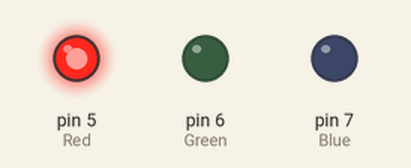
A sketch run on a simulated Arduino Uno, built with avr-gcc and run on an emulated ATmega328P. Shown: output pins drawn as LEDs (lit = HIGH).

Above: at 0.1 s.
At 3.6 s:
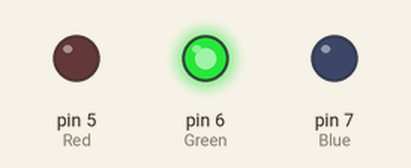
At 5.6 s:
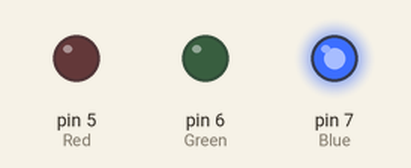
At 7.6 s:
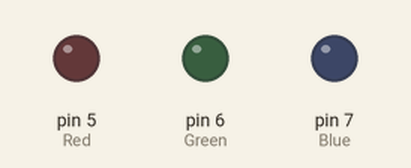
Timing chart, 0 to 9.1 s (numbered marks = the images above):
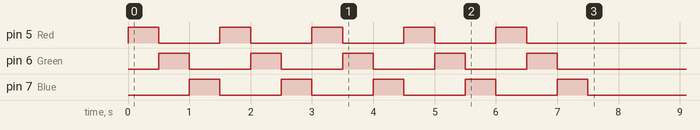

The sketch:

Ejemplo-blink.ino
```cpp
#define D 500

// the setup function runs once when you press reset or power the board
void setup() {
  pinMode(5, OUTPUT); // Red
  pinMode(6, OUTPUT); // Green
  pinMode(7, OUTPUT); // Blue

  for(int i=1; i<=5; i++) {
    digitalWrite(5, HIGH);
    digitalWrite(6, LOW);
    digitalWrite(7, LOW);
    delay(D);

    digitalWrite(5, LOW);
    digitalWrite(6, HIGH);
    digitalWrite(7, LOW);
    delay(D);

    digitalWrite(5, LOW);
    digitalWrite(6, LOW);
    digitalWrite(7, HIGH);
    delay(D);
  }

  digitalWrite(5, LOW);
  digitalWrite(6, LOW);
  digitalWrite(7, LOW);
}

// the loop function runs over and over again forever
void loop() {
}
```
